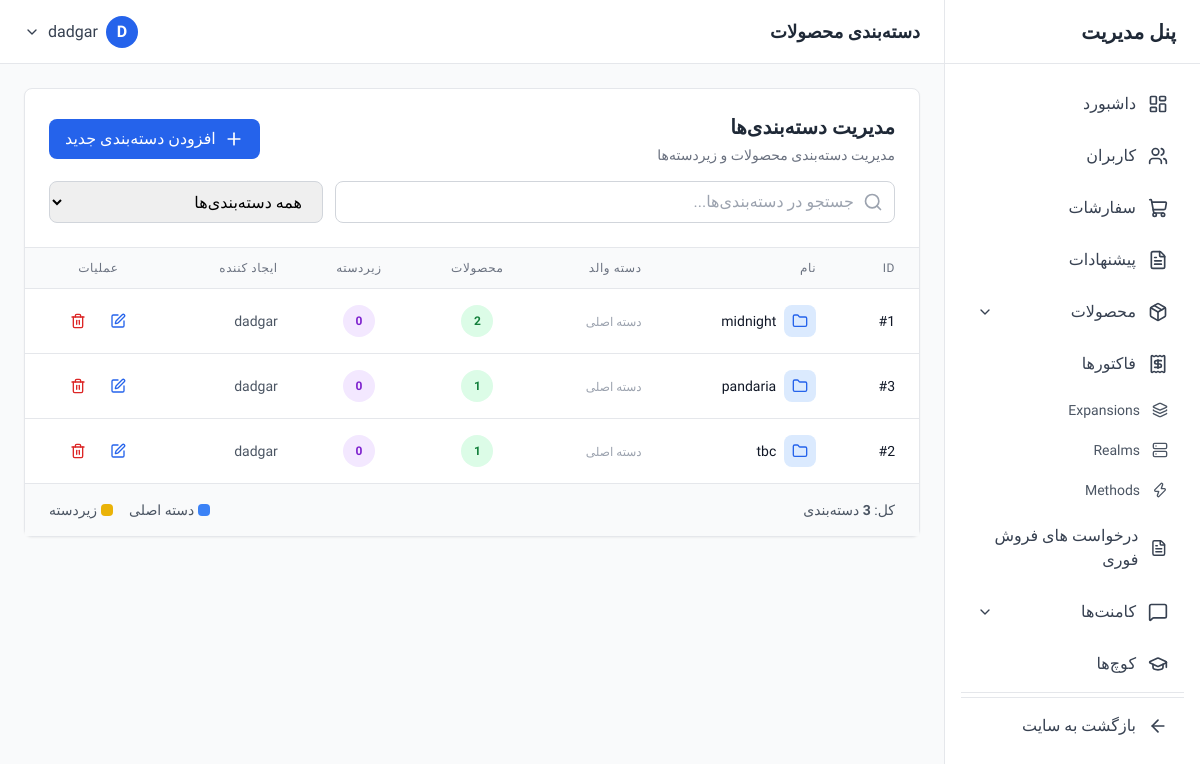
/dashboard/categories/ (signed in), run on the app's committed database.
### account/models.py (models this page shows, shortened)
class User(AbstractUser):
    email = models.EmailField('Email Address', unique=True)
    phone = models.CharField('Phone Number', max_length=15)
    discord_id = models.CharField('Discord ID', max_length=255)
    last_activation_email_sent = models.DateTimeField(null=True, blank=True)

### shop/models.py (models this page shows, shortened)
class Base(models.Model):
    uuid = models.UUIDField(unique=True, default=uuid.uuid4)
    create_date = models.DateTimeField(auto_now_add=True)
    modified_date = models.DateTimeField(auto_now=True)
    deleted_date = models.DateTimeField(default=None, null=True, blank=True)
    deleted = models.BooleanField(default=False)
    user = models.ForeignKey(User, on_delete=models.PROTECT)
    class Meta:
        abstract = True

class Category(Base):
    name = models.CharField(max_length=255)
    parent = models.ForeignKey('Category', null=True, blank=True, default=None,
                               on_delete=models.PROTECT,
                               related_name='child')

### dashboard/views.py (the view)
# urls.py: path('categories/', views.category_list, name='category_list'),
@login_required
@user_passes_test(is_admin)
def category_list(request):
    categories = Category.objects.filter(deleted=False).select_related('parent', 'user').order_by('name')
    search = request.GET.get('search', '')
    if search:
        categories = categories.filter(name__icontains=search)
    filter_type = request.GET.get('filter', '')
    if filter_type == 'parent':
        categories = categories.filter(parent__isnull=True)
    elif filter_type == 'child':
        categories = categories.filter(parent__isnull=False)
    context = {
        'categories': categories,
        'search': search,
        'filter_type': filter_type,
    }
    return render(request, 'dashboard/categories/list.html', context)

### dashboard/views.py (called while the page is built)
def is_admin(user):
    return user.is_staff or user.is_superuser

### dashboard/templates/dashboard/categories/list.html (shortened to what this page needs)
{% extends 'dashboard/base.html' %}
{% block page_title %}دسته‌بندی محصولات{% endblock %}
{% block content %}
<div class="bg-white rounded-lg shadow-sm border border-gray-200">
    <div class="p-6 border-b border-gray-200">
        <div class="flex flex-col md:flex-row md:items-center md:justify-between gap-4">
            <div>
                <h2 class="text-xl font-semibold text-gray-800">مدیریت دسته‌بندی‌ها</h2>
                <p class="text-sm text-gray-500 mt-1">مدیریت دسته‌بندی محصولات و زیردسته‌ها</p>
            </div>
            <a href="{% url 'dashboard:category_create' %}" class="inline-flex items-center gap-2 px-4 py-2 bg-blue-600 text-white rounded-lg hover:bg-blue-700 transition-colors">
                <i data-lucide="plus" class="w-5 h-5"></i>
                <span>افزودن دسته‌بندی جدید</span>
            </a>
        </div>
        <form method="GET" class="mt-4 grid grid-cols-1 md:grid-cols-3 gap-3">
            <div class="md:col-span-2 relative">
                <input
                    type="text"
                    name="search"
                    value="{{ search }}"
                    placeholder="جستجو در دسته‌بندی‌ها..."
                    class="w-full px-4 py-2 pr-10 border border-gray-300 rounded-lg focus:ring-2 focus:ring-blue-500 focus:border-transparent"
                >
                <i data-lucide="search" class="absolute right-3 top-1/2 -translate-y-1/2 w-5 h-5 text-gray-400"></i>
            </div>
            <select
                name="filter"
                onchange="this.form.submit()"
                class="px-4 py-2 border border-gray-300 rounded-lg focus:ring-2 focus:ring-blue-500 focus:border-transparent"
            >
                <option value="">همه دسته‌بندی‌ها</option>
            </select>
        </form>
    </div>
    <div class="overflow-x-auto">
        <table class="w-full">
            <thead class="bg-gray-50 border-b border-gray-200">
                <tr>
                    <th class="px-6 py-3 text-right text-xs font-medium text-gray-500 uppercase tracking-wider">ID</th>
                    <th class="px-6 py-3 text-right text-xs font-medium text-gray-500 uppercase tracking-wider">نام</th>
                    <th class="px-6 py-3 text-right text-xs font-medium text-gray-500 uppercase tracking-wider">دسته والد</th>
                    <th class="px-6 py-3 text-center text-xs font-medium text-gray-500 uppercase tracking-wider">محصولات</th>
                    <th class="px-6 py-3 text-center text-xs font-medium text-gray-500 uppercase tracking-wider">زیردسته</th>
                    <th class="px-6 py-3 text-right text-xs font-medium text-gray-500 uppercase tracking-wider">ایجاد کننده</th>
                    <th class="px-6 py-3 text-center text-xs font-medium text-gray-500 uppercase tracking-wider">عملیات</th>
                </tr>
            </thead>
            <tbody class="bg-white divide-y divide-gray-200">
                {% for category in categories %}
                <tr class="hover:bg-gray-50 transition-colors">
                    <td class="px-6 py-4 whitespace-nowrap text-sm text-gray-900">
                        #{{ category.id }}
                    </td>
                    <td class="px-6 py-4 whitespace-nowrap">
                        <div class="flex items-center gap-2">
                            {% if category.parent %}
                                <div class="p-2 bg-yellow-100 rounded-lg">
                                    <i data-lucide="folder-tree" class="w-4 h-4 text-yellow-600"></i>
                                </div>
                            {% else %}
                                <div class="p-2 bg-blue-100 rounded-lg">
                                    <i data-lucide="folder" class="w-4 h-4 text-blue-600"></i>
                                </div>
                            {% endif %}
                            <span class="text-sm font-medium text-gray-900">{{ category.name }}</span>
                        </div>
                    </td>
                    <td class="px-6 py-4 whitespace-nowrap text-sm">
                        {% if category.parent %}
                            <span class="inline-flex items-center gap-1 px-2 py-1 bg-gray-100 text-gray-700 rounded text-xs">
                                <i data-lucide="arrow-up" class="w-3 h-3"></i>
                                {{ category.parent.name }}
                            </span>
                        {% else %}
                            <span class="text-gray-400 text-xs">دسته اصلی</span>
                        {% endif %}
                    </td>
                    <td class="px-6 py-4 whitespace-nowrap text-center">
                        <span class="inline-flex items-center justify-center w-8 h-8 bg-green-100 text-green-700 rounded-full text-xs font-semibold">
                            {{ category.products.count }}
                        </span>
                    </td>
                    <td class="px-6 py-4 whitespace-nowrap text-center">
                        <span class="inline-flex items-center justify-center w-8 h-8 bg-purple-100 text-purple-700 rounded-full text-xs font-semibold">
                            {{ category.child.count }}
                        </span>
                    </td>
                    <td class="px-6 py-4 whitespace-nowrap text-sm text-gray-600">
                        {{ category.user.username }}
                    </td>
                    <td class="px-6 py-4 whitespace-nowrap text-center">
                        <div class="flex items-center justify-center gap-2">
                            <a href="{% url 'dashboard:category_edit' category.id %}" class="p-2 text-blue-600 hover:bg-blue-50 rounded-lg transition-colors" title="ویرایش">
                                <i data-lucide="edit" class="w-4 h-4"></i>
                            </a>
                            <a href="{% url 'dashboard:category_delete' category.id %}" class="p-2 text-red-600 hover:bg-red-50 rounded-lg transition-colors" title="حذف">
                                <i data-lucide="trash-2" class="w-4 h-4"></i>
                            </a>
                        </div>
                    </td>
                </tr>
                {% endfor %}
            </tbody>
        </table>
    </div>
    <div class="px-6 py-4 border-t border-gray-200 bg-gray-50">
        <div class="flex items-center justify-between text-sm text-gray-600">
            <span>کل: <span class="font-semibold">{{ categories.count }}</span> دسته‌بندی</span>
            <div class="flex items-center gap-4">
                <span class="flex items-center gap-1">
                    <div class="w-3 h-3 bg-blue-500 rounded"></div>
                    دسته اصلی
                </span>
                <span class="flex items-center gap-1">
                    <div class="w-3 h-3 bg-yellow-500 rounded"></div>
                    زیردسته
                </span>
            </div>
        </div>
    </div>
</div>
{% endblock %}

### dashboard/templates/dashboard/base.html (shortened to what this page needs)
<!DOCTYPE html>
<html lang="fa" dir="rtl">
<head>
    <script src="https://cdn.tailwindcss.com"></script>
</head>
<body class="bg-gray-50" x-data="{ sidebarOpen: true, mobileMenuOpen: false }">
    <aside
        :class="sidebarOpen ? 'translate-x-0' : 'translate-x-full'"
        class="fixed right-0 top-0 z-40 h-screen w-64 bg-white border-l border-gray-200 transition-transform duration-300 ease-in-out lg:translate-x-0"
    >
        <div class="flex items-center justify-between h-16 px-6 border-b border-gray-200">
            <h1 class="text-xl font-bold text-gray-800">پنل مدیریت</h1>
        </div>
<nav class="p-4 space-y-1 overflow-y-auto h-[calc(100vh-64px)]">
    <a href="{% url 'dashboard:home' %}" class="flex items-center gap-3 px-4 py-3 text-gray-700 rounded-lg hover:bg-blue-50 hover:text-blue-600 transition-colors">
        <i data-lucide="layout-dashboard" class="w-5 h-5"></i>
        <span>داشبورد</span>
    </a>
    <a href="{% url 'dashboard:user_list' %}" class="flex items-center gap-3 px-4 py-3 text-gray-700 rounded-lg hover:bg-blue-50 hover:text-blue-600 transition-colors">
        <i data-lucide="users" class="w-5 h-5"></i>
        <span>کاربران</span>
    </a>
    <a href="{% url 'dashboard:order_list' %}" class="flex items-center gap-3 px-4 py-3 text-gray-700 rounded-lg hover:bg-blue-50 hover:text-blue-600 transition-colors">
        <i data-lucide="shopping-cart" class="w-5 h-5"></i>
        <span>سفارشات</span>
    </a>
    <a href="{% url 'dashboard:offer_list' %}" class="flex items-center gap-3 px-4 py-3 text-gray-700 rounded-lg hover:bg-blue-50 hover:text-blue-600 transition-colors">
        <i data-lucide="file-text" class="w-5 h-5"></i>
        <span>پیشنهادات</span>
    </a>
    <div x-data="{ open: false }">
        <button @click="open = !open" class="w-full flex items-center justify-between gap-3 px-4 py-3 text-gray-700 rounded-lg hover:bg-blue-50 hover:text-blue-600 transition-colors">
            <div class="flex items-center gap-3">
                <i data-lucide="package" class="w-5 h-5"></i>
                <span>محصولات</span>
            </div>
            <i data-lucide="chevron-down" class="w-4 h-4" :class="{ 'rotate-180': open }"></i>
        </button>
    </div>
    <a href="{% url 'dashboard:invoice_list' %}" class="flex items-center gap-3 px-4 py-3 text-gray-700 rounded-lg hover:bg-blue-50 hover:text-blue-600 transition-colors">
        <i data-lucide="receipt" class="w-5 h-5"></i>
        <span>فاکتورها</span>
    </a>
    <a href="{% url 'dashboard:expansion_list' %}" class="flex items-center gap-3 px-4 py-2 text-sm text-gray-600 rounded-lg hover:bg-blue-50 hover:text-blue-600 transition-colors">
        <i data-lucide="layers" class="w-4 h-4"></i>
        <span>Expansions</span>
    </a>
    <a href="{% url 'dashboard:realm_list' %}" class="flex items-center gap-3 px-4 py-2 text-sm text-gray-600 rounded-lg hover:bg-blue-50 hover:text-blue-600 transition-colors">
        <i data-lucide="server" class="w-4 h-4"></i>
        <span>Realms</span>
    </a>
    <a href="{% url 'dashboard:method_list' %}" class="flex items-center gap-3 px-4 py-2 text-sm text-gray-600 rounded-lg hover:bg-blue-50 hover:text-blue-600 transition-colors">
        <i data-lucide="zap" class="w-4 h-4"></i>
        <span>Methods</span>
    </a>
    <a href="{% url 'dashboard:fastsell_list' %}" class="flex items-center gap-3 px-4 py-3 text-gray-700 rounded-lg hover:bg-blue-50 hover:text-blue-600 transition-colors">
        <i data-lucide="file-text" class="w-5 h-5"></i>
        <span>درخواست های فروش فوری</span>
    </a>
    <div x-data="{ open: false }">
        <button @click="open = !open" class="w-full flex items-center justify-between gap-3 px-4 py-3 text-gray-700 rounded-lg hover:bg-blue-50 hover:text-blue-600 transition-colors">
            <div class="flex items-center gap-3">
                <i data-lucide="message-square" class="w-5 h-5"></i>
                <span>کامنت‌ها</span>
            </div>
            <i data-lucide="chevron-down" class="w-4 h-4" :class="{ 'rotate-180': open }"></i>
        </button>
    </div>
    <a href="{% url 'dashboard:coach_list' %}" class="flex items-center gap-3 px-4 py-3 text-gray-700 rounded-lg hover:bg-blue-50 hover:text-blue-600 transition-colors">
        <i data-lucide="graduation-cap" class="w-5 h-5"></i>
        <span>کوچ‌ها</span>
    </a>
    <hr class="my-4 border-gray-200">
    <hr class="my-4 border-gray-200">
    <a href="/" class="flex items-center gap-3 px-4 py-3 text-gray-700 rounded-lg hover:bg-gray-100 transition-colors">
        <i data-lucide="arrow-left" class="w-5 h-5"></i>
        <span>بازگشت به سایت</span>
    </a>
</nav>
    </aside>
    <div class="lg:mr-64">
        <header class="bg-white border-b border-gray-200 h-16 flex items-center justify-between px-6 sticky top-0 z-30">
            <div class="flex items-center gap-4">
                <h2 class="text-lg font-semibold text-gray-800">{% block page_title %}داشبورد{% endblock %}</h2>
            </div>
            <div class="flex items-center gap-4" x-data="{ open: false }">
                <div class="relative">
                    <button @click="open = !open" class="flex items-center gap-2 text-gray-700 hover:text-gray-900">
                        <div class="w-8 h-8 rounded-full bg-blue-600 flex items-center justify-center text-white font-semibold">
                            {{ request.user.username|slice:":1"|upper }}
                        </div>
                        <span class="hidden md:block">{{ request.user.username }}</span>
                        <i data-lucide="chevron-down" class="w-4 h-4"></i>
                    </button>
                </div>
            </div>
        </header>
        <main class="p-6">
            {% block content %}{% endblock %}
        </main>
    </div>
</body>
</html>

### dashboard/templates/dashboard/base.html (style rules this page uses)
body { font-family: 'Vazirmatn', sans-serif; }

### data on the page
User: user.username "D", user.username "dadgar"
Category: id "1", name "midnight", shows "دسته اصلی", products.count "2", child.count "0", user.username "dadgar"
Category: id "3", name "pandaria", shows "دسته اصلی", products.count "1", child.count "0", user.username "dadgar"
Category: id "2", name "tbc", shows "دسته اصلی", products.count "1", child.count "0", user.username "dadgar"

### other printed values
{{ categories.count }} "3"
